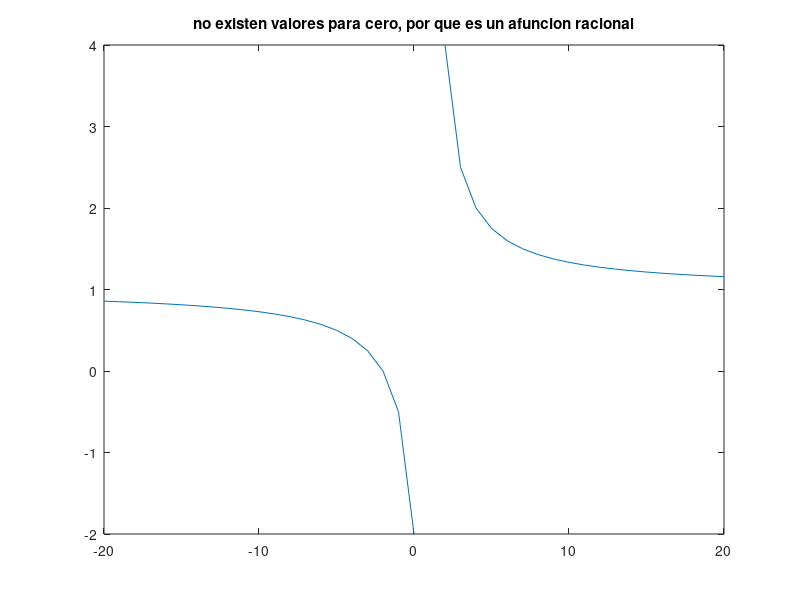

MATLAB code for this plot:
%descricion: Graficar funciones polinomiales 
%date: 202123065
%author: Bryan Alejandro Martinez López
%fecha: 19/11/2021

x=-20:1:20;
y= (x+2)./(x-1);

plot (x,y);

title ("no existen valores para cero, por que es un afuncion racional");
